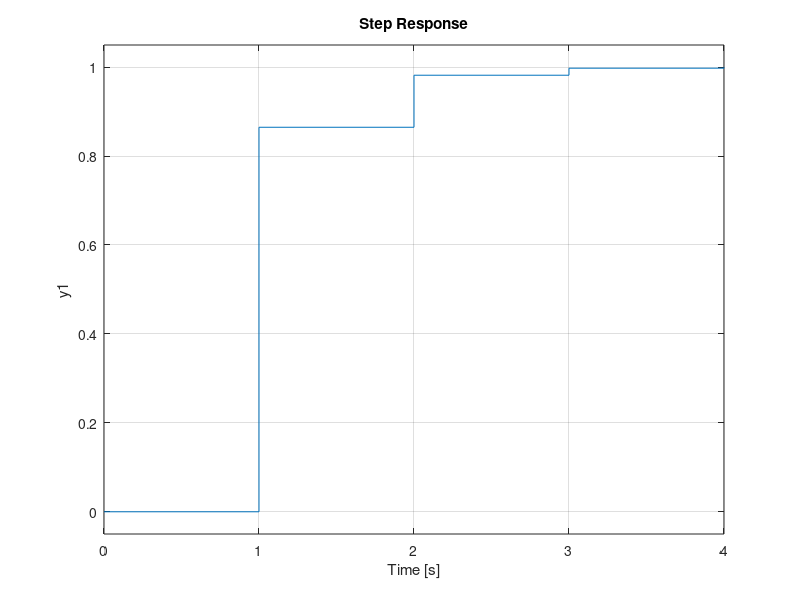

MATLAB code for this plot:
clc
clear all
close all
num=1;
den=[0.5 1];
H1=tf(num,den)
num1=100;
den1=[1 2 100];
H2=tf(num1,den1)
h1d=c2d(H1,1)
h2d=c2d(H2,1)
pole(H1)
zero(H1)
step(h1d)
